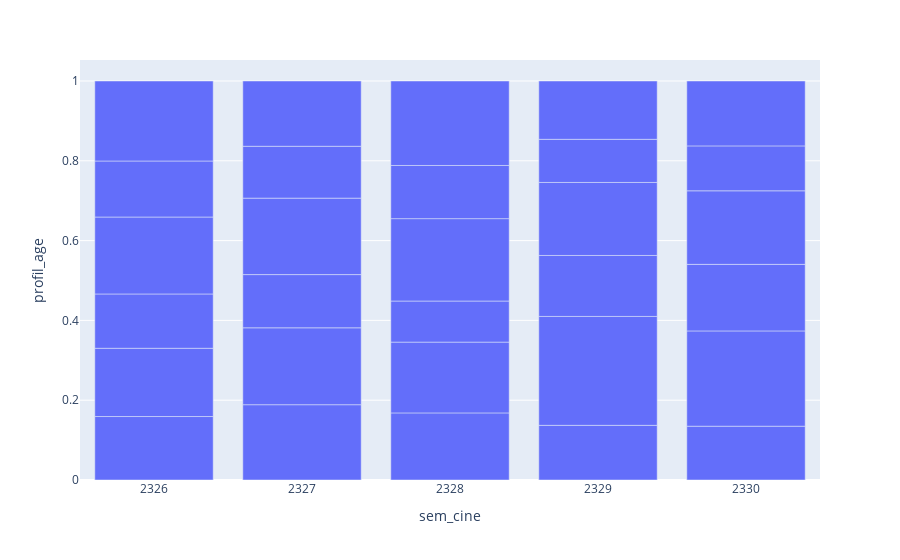

The notebook cell this image was saved under:
### Markdown cell above
### **Créez un graphique en barres des profils par âge en fonction de la semaine cinéma**
Utilisez plotly.express   
Renseignez vous sur les paramètres à utiliser en consultant la doc ici : https://plotly.com/python-api-reference/generated/plotly.express.bar     
Sauvegardez le graphique dans une varibale appelée fig.

### Code cell
fig = px.bar(
    data_agg_age,
    x='sem_cine',
    y='profil_age'
)
fig

### Figure 1 — Plotly figure (JSON) as saved in the notebook; plotly's stock layout.template omitted (floating-point values rounded to 4 significant figures)
{"data": [{"hovertemplate": "sem_cine=%{x}<br>profil_age=%{y}<extra></extra>", "legendgroup": "", "marker": {"color": "#636efa", "pattern": {"shape": ""}}, "name": "", "orientation": "v", "showlegend": false, "textposition": "auto", "type": "bar", "x": [2326, 2326, 2326, 2326, 2326, 2326, 2327, 2327, 2327, 2327, 2327, 2327, 2328, 2328, 2328, 2328, 2328, 2328, 2329, 2329, 2329, 2329, 2329, 2329, 2330, 2330, 2330, 2330, 2330, 2330], "xaxis": "x", "y": [0.1591, 0.1711, 0.1361, 0.1928, 0.1404, 0.2005, 0.1887, 0.1927, 0.1334, 0.1916, 0.13, 0.1636, 0.1682, 0.1774, 0.103, 0.2065, 0.1332, 0.2117, 0.137, 0.2729, 0.1528, 0.183, 0.1081, 0.1462, 0.1349, 0.2388, 0.1668, 0.1844, 0.1126, 0.1626], "yaxis": "y"}], "layout": {"barmode": "relative", "legend": {"tracegroupgap": 0}, "margin": {"t": 60}, "xaxis": {"anchor": "y", "domain": [0, 1], "title": {"text": "sem_cine"}}, "yaxis": {"anchor": "x", "domain": [0, 1], "title": {"text": "profil_age"}}}}
